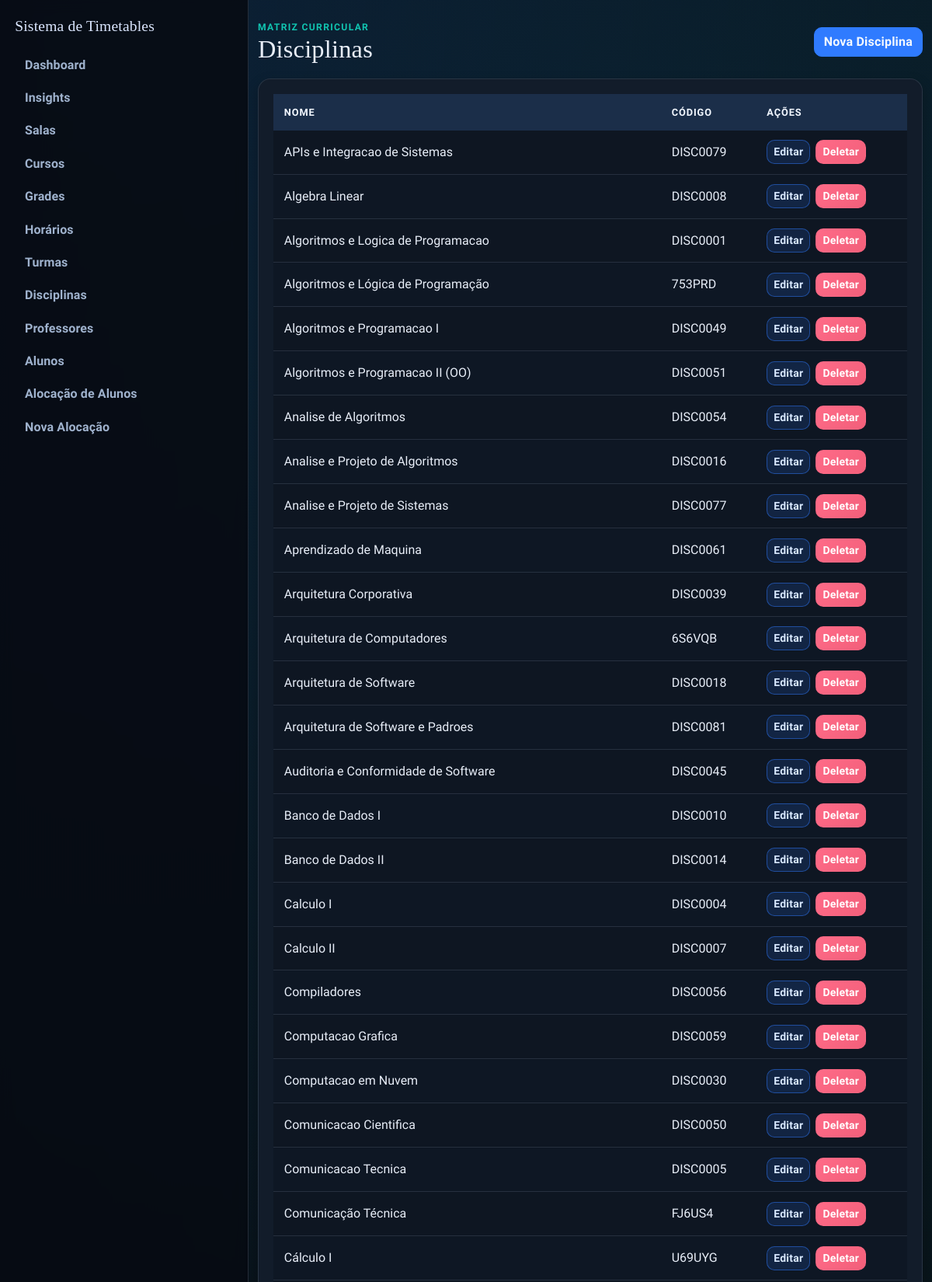
The app's page /disciplinas (signed in, upper part) with its own data.
### app/models.py (models this page shows)
class Disciplina(db.Model):
    id = db.Column(db.Integer, primary_key=True)
    nome = db.Column(db.String(100), nullable=False)
    codigo = db.Column(db.String(20), unique=True, nullable=False)

### app/routes/admin.py (the view)
@bp.route("/disciplinas")
@login_required
@admin_required
def disciplinas():
    disciplinas = Disciplina.query.order_by(Disciplina.nome.asc()).all()
    delete_form = DeleteForm()
    return render_template("disciplinas.html", disciplinas=disciplinas, delete_form=delete_form)

### app/models.py (called while the page is built)
@login_manager.user_loader
def load_user(user_id):
    return db.session.get(User, int(user_id))

    def is_admin(self):
        return self.role == 'admin'

### app/routes/helpers.py (called while the page is built)
def admin_required_redirect():
    if getattr(current_user, "is_authenticated", False) and current_user.is_admin():
        return None
    flash("Acesso restrito ao administrador.", "danger")
    return redirect(url_for("main.index"))

def admin_required(view_func):
    @wraps(view_func)
    def wrapper(*args, **kwargs):
        guard = admin_required_redirect()
        if guard:
            return guard
        return view_func(*args, **kwargs)
    return wrapper

### templates/disciplinas.html (shortened to what this page needs)
{% extends "base.html" %}
{% block content %}
<section class="stagger-in">
  <div class="page-head">
    <div>
      <p class="eyebrow">Matriz Curricular</p>
      <h1>Disciplinas</h1>
    </div>
    <a href="{{ url_for('main.new_disciplina') }}" class="btn btn-primary">Nova Disciplina</a>
  </div>
  <div class="surface table-shell">
    <div class="table-responsive">
      <table class="table">
        <thead>
          <tr>
            <th>Nome</th>
            <th>Código</th>
            <th>Ações</th>
          </tr>
        </thead>
        <tbody>
          {% for disciplina in disciplinas %}
          <tr>
            <td>{{ disciplina.nome }}</td>
            <td>{{ disciplina.codigo }}</td>
            <td class="actions-cell">
              <a href="{{ url_for('main.edit_disciplina', id=disciplina.id) }}" class="btn btn-sm btn-edit">Editar</a>
              <form
                method="POST"
                action="{{ url_for('main.delete_disciplina', id=disciplina.id) }}"
                class="d-inline"
                onsubmit="return confirm('Tem certeza que deseja deletar esta disciplina?');"
              >
                <button type="submit" class="btn btn-sm btn-danger">Deletar</button>
              </form>
            </td>
          </tr>
          {% endfor %}
        </tbody>
      </table>
    </div>
  </div>
</section>
{% endblock %}

### static/css/styles.css (style rules this page uses)
:root { --bg-1: #05070b; --bg-2: #0d1420; --surface: #121c2a; --surface-soft: #192636; --ink-1: #e8eef8; --ink-2: #9fb2cd; --line: #273954; --brand: #2f7bff; --brand-strong: #1f5fd0; --accent: #11c5b1; --accent-strong: #0d9788; --ok: #22c55e; --danger: #f25f7a; --warning: #f4b642; --radius-lg: 16px; --radius-md: 10px; --shadow-soft: 0 10px 26px rgba(0, 0, 0, 0.3); --shadow-subtle: 0 6px 16px rgba(0, 0, 0, 0.24); }
* { box-sizing: border-box; }
body { margin: 0; min-height: 100vh; font-family: "Source Sans 3", "Trebuchet MS", sans-serif; color: var(--ink-1); background: radial-gradient(circle at 12% 0%, rgba(47, 123, 255, 0.14), transparent 34%), radial-gradient(circle at 88% 10%, rgba(17, 197, 177, 0.1), transparent 36%), linear-gradient(145deg, var(--bg-1) 0%, var(--bg-2) 100%); }
body::before { content: ""; position: fixed; inset: 0; pointer-events: none; background-image: linear-gradient(rgba(255, 255, 255, 0.02) 1px, transparent 1px), linear-gradient(90deg, rgba(255, 255, 255, 0.02) 1px, transparent 1px); background-size: 42px 42px; opacity: 0.36; z-index: -1; }
h1, h2, h3, h4, h5, h6, .app-brand { font-family: "Bree Serif", Georgia, serif; letter-spacing: 0.2px; }
h1 { margin: 0; font-size: clamp(1.8rem, 2.7vw, 2.4rem); color: var(--ink-1); }
p, label, span, li, input, select, button { letter-spacing: 0.1px; }
.page-head { display: flex; flex-wrap: wrap; align-items: center; justify-content: space-between; gap: 0.8rem; margin-bottom: 1.15rem; }
.eyebrow { margin: 0; text-transform: uppercase; font-size: 0.76rem; letter-spacing: 1.3px; color: var(--accent); font-weight: 800; }
.surface { background: var(--surface); border: 1px solid rgba(159, 178, 205, 0.16); border-radius: var(--radius-lg); box-shadow: var(--shadow-subtle); }
.form-shell, .table-shell, .section-shell { padding: 1.2rem; }
.table-shell { overflow: hidden; }
.table { margin-bottom: 0; border-collapse: separate; border-spacing: 0; }
.table thead th { background: #1b2e49; color: #f2f7ff; border: none; font-size: 0.8rem; text-transform: uppercase; letter-spacing: 0.9px; font-weight: 700; padding: 0.85rem; }
.table tbody td { border-color: rgba(159, 178, 205, 0.16); color: var(--ink-1); padding: 0.78rem 0.85rem; vertical-align: middle; background: rgba(10, 16, 25, 0.46); }
.table tbody tr:nth-child(even) td { background: rgba(13, 21, 33, 0.6); }
.btn { border-radius: 10px; font-weight: 700; letter-spacing: 0.2px; border-width: 1px; transition: background-color 0.2s ease, border-color 0.2s ease, color 0.2s ease; }
.btn-primary { color: #f3f8ff; background: var(--brand); border-color: var(--brand); }
.btn-edit { color: #d7e7ff; background: rgba(47, 123, 255, 0.15); border-color: rgba(47, 123, 255, 0.48); }
.btn-danger { background: linear-gradient(135deg, #ff6b88 0%, var(--danger) 100%); border-color: transparent; }
.actions-cell { display: flex; align-items: center; flex-wrap: wrap; gap: 0.45rem; }
.actions-cell .btn { margin: 0; }
.actions-cell form { margin: 0; }
.stagger-in { animation: riseIn 0.45s ease both; }

### records on screen
Disciplina: nome "APIs e Integracao de Sistemas", codigo "DISC0079"
Disciplina: nome "Algebra Linear", codigo "DISC0008"
Disciplina: nome "Algoritmos e Logica de Programacao", codigo "DISC0001"
Disciplina: nome "Algoritmos e Lógica de Programação", codigo "753PRD"
Disciplina: nome "Algoritmos e Programacao I", codigo "DISC0049"
Disciplina: nome "Algoritmos e Programacao II (OO)", codigo "DISC0051"
Disciplina: nome "Analise de Algoritmos", codigo "DISC0054"
Disciplina: nome "Analise e Projeto de Algoritmos", codigo "DISC0016"
Disciplina: nome "Analise e Projeto de Sistemas", codigo "DISC0077"
Disciplina: nome "Aprendizado de Maquina", codigo "DISC0061"
Disciplina: nome "Arquitetura Corporativa", codigo "DISC0039"
Disciplina: nome "Arquitetura de Computadores", codigo "6S6VQB"
Disciplina: nome "Arquitetura de Software", codigo "DISC0018"
Disciplina: nome "Arquitetura de Software e Padroes", codigo "DISC0081"
Disciplina: nome "Auditoria e Conformidade de Software", codigo "DISC0045"
Disciplina: nome "Banco de Dados I", codigo "DISC0010"
Disciplina: nome "Banco de Dados II", codigo "DISC0014"
Disciplina: nome "Calculo I", codigo "DISC0004"
Disciplina: nome "Calculo II", codigo "DISC0007"
Disciplina: nome "Compiladores", codigo "DISC0056"
Disciplina: nome "Computacao Grafica", codigo "DISC0059"
Disciplina: nome "Computacao em Nuvem", codigo "DISC0030"
Disciplina: nome "Comunicacao Cientifica", codigo "DISC0050"
Disciplina: nome "Comunicacao Tecnica", codigo "DISC0005"
Disciplina: nome "Comunicação Técnica", codigo "FJ6US4"
Disciplina: nome "Cálculo I", codigo "U69UYG"
